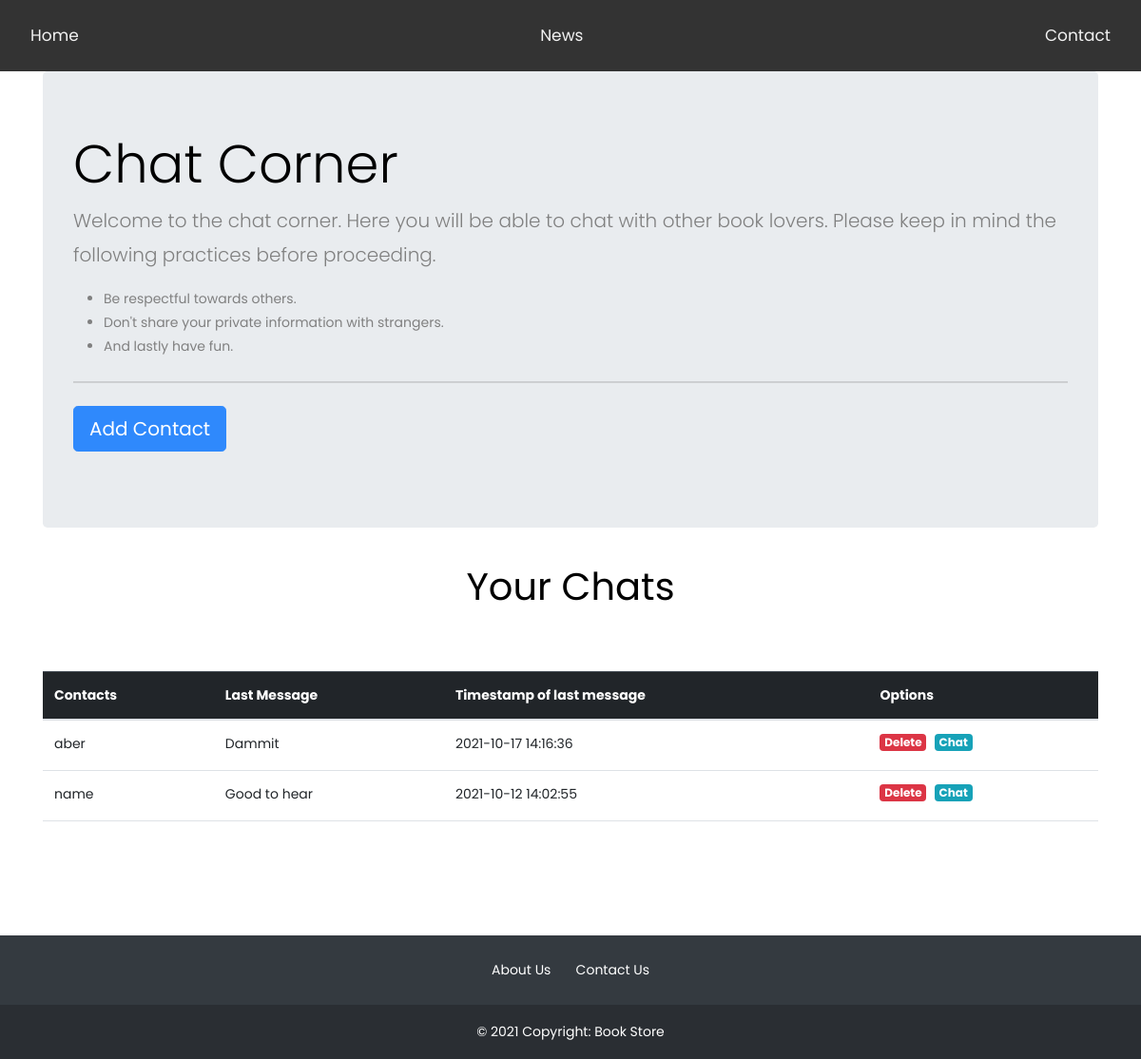
Before: /chat.php (signed in) with the older database file.
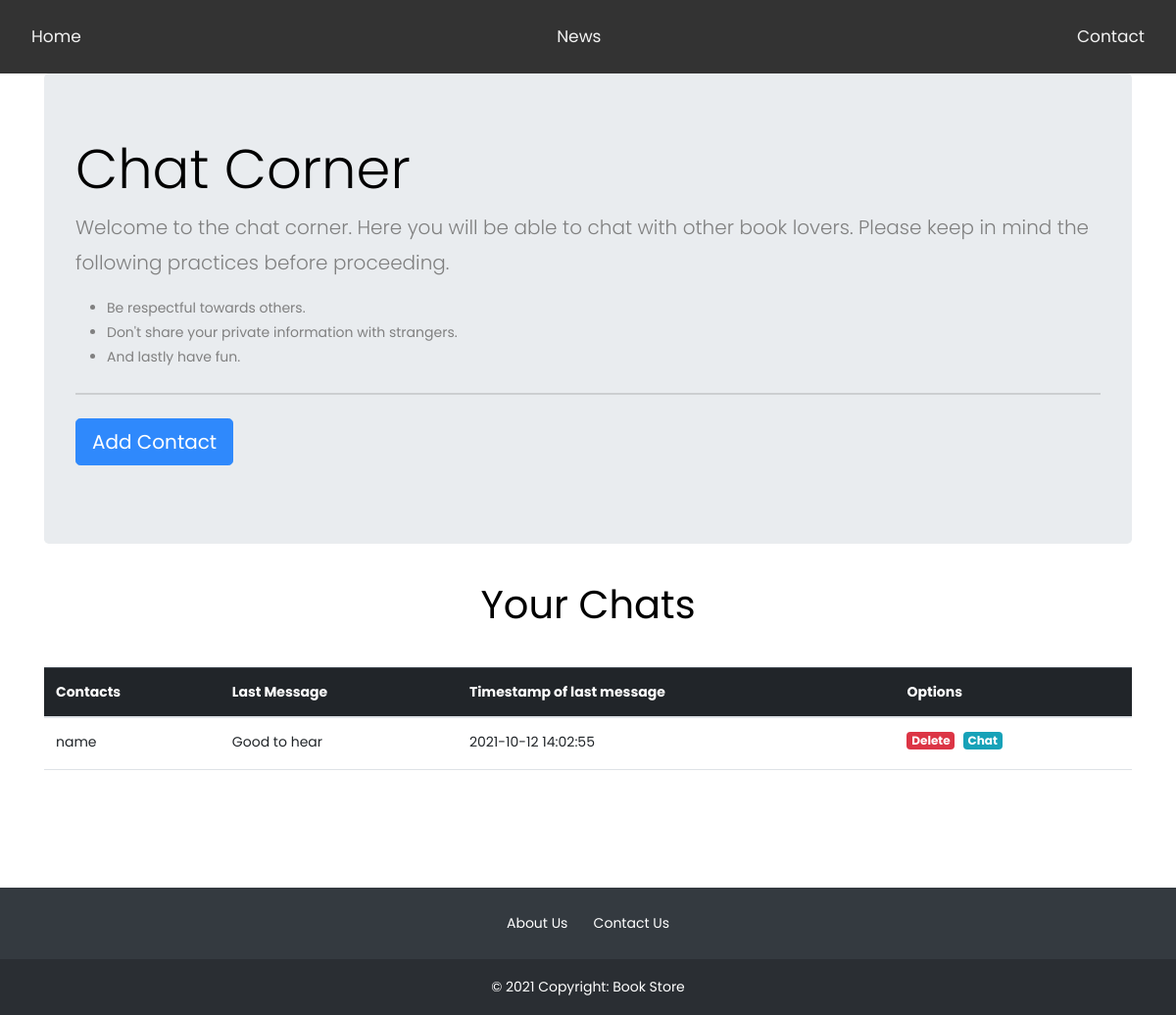
After: the same page with the newer database file.
### tables this page shows
CREATE TABLE IF NOT EXISTS `chat` (
  `username` varchar(100) NOT NULL,
  `contact` varchar(100) NOT NULL,
  `last_message` varchar(255) NOT NULL,
  `timestamp` datetime NOT NULL
);

CREATE TABLE IF NOT EXISTS `register` (
  `name` varchar(50) NOT NULL,
  `email` varchar(50) NOT NULL,
  `phone` int NOT NULL,
  `password` varchar(255) NOT NULL,
  PRIMARY KEY (`email`)
);

### chat.php (the view, shortened to what this page needs)
<!doctype html>
<html lang="en">
<head>
    <link href="https://cdn.jsdelivr.net/npm/bootstrap@5.1.1/dist/css/bootstrap.min.css" rel="stylesheet">
    <link rel="stylesheet" href="https://stackpath.bootstrapcdn.com/font-awesome/4.7.0/css/font-awesome.min.css">
    <link rel="stylesheet" href="css/style.css">
</head>
<body>
    <div class="navbar">
        <a href="index.php">Home</a>
        <a href="#news">News</a>
        <a href="#contact">Contact</a>
    </div>
    <div class="container">
        <div class="jumbotron">
            <h1 class="display-4">Chat Corner</h1>
            <p class="lead">Welcome to the chat corner. Here you will be able to chat with other book lovers. Please
                keep in mind the following practices before proceeding.
            <ul>
                <li> Be respectful towards others.</li>
                <li> Don't share your private information with strangers. </li>
                <li> And lastly have fun. </li>
            </ul>
            </p>
            <hr class="my-4">
            <p class="lead">
                <a class="btn btn-primary btn-lg" data-bs-toggle="collapse" href="#collapseExample" role="button" aria-expanded="false" aria-controls="collapseExample">
                    Add Contact
                </a>
            </p>
        </div>
                <?php
                if (require "always.php") {
                    $conn = mysqli_connect("localhost", "root", "", "bookstore");
                    $sql3 = "select * from chat where `contact` = '{$_SESSION['USERNAME']}' or `username`='{$_SESSION['USERNAME']}' order by timestamp DESC";
                    $result3 = mysqli_query($conn, $sql3);
                    $rows3 = mysqli_num_rows($result3);
                    if($rows3>0){
                        echo '
                        <h1 style="text-align:center">Your Chats</h1>
                        <table class="table table-hover">
                            <thead class=" table-dark">
                                <tr>
                                    <th scope="col">Contacts</th>
                                    <th scope="col">Last Message</th>
                                    <th scope="col">Timestamp of last message</th>
                                    <th scope="col">Options</th>
                                </tr>
                            </thead>
                            <tbody>
                        ';
                        while ($row = mysqli_fetch_assoc($result3)) {
                            if(strcmp($row['username'], $_SESSION['USERNAME'])==0){
                            $contact_id = $row['contact'];
                            $last_message = $row['last_message'];
                            $datetime = $row['timestamp'];
                            $sql0 = "select name from register where email = '$contact_id'";
                            $res0 = mysqli_query($conn, $sql0);
                            $contact_name = "";
                            while ($x = mysqli_fetch_assoc($res0)) {
                                $contact_name = "" . $x['name'];
                            }
                            echo '
  <td>' . $contact_name . '</td><br>
  <td>' . $last_message . '</td>
  <td>' . $datetime . '</td>
  <td><h6><span class="badge bg-danger"><a href="javascript:void(0);" onclick="deleteChat(`'.$row['username'].'`,`'.$contact_id.'`)" >Delete</a></span>&nbsp;
  <span class="badge bg-info"><a href="conversation.php?user='.$_SESSION['USERNAME'].'&contact_id='.$contact_id.'&contact_name='.$contact_name.'" >Chat</a></span></h6>
</tr>
  ';
}
                        }
                        }
                        echo '
                        </tbody>
                        </table>
                        ';
                    }
                    else{
                        echo '
                        <h1 style="text-align:center">No conversations Yet.</h1>
                        ';
                    }
                ?>
    </div>
    <footer class="bg-dark text-center text-white" style="margin-top:10%">
        <div class="container p-4 pb-0">
            <a href="">About Us</a>
            <a href="">Contact Us</a>
        </div>
        <div class="text-center p-3" style="background-color: rgba(0, 0, 0, 0.2);">
            ©  Copyright: Book Store
        </div>
    </footer>
</body>
</html>

Changed rows visible on the page:
removed chat: register.name "aber", last_message "Dammit", timestamp "2021-10-17 14:16:36"
